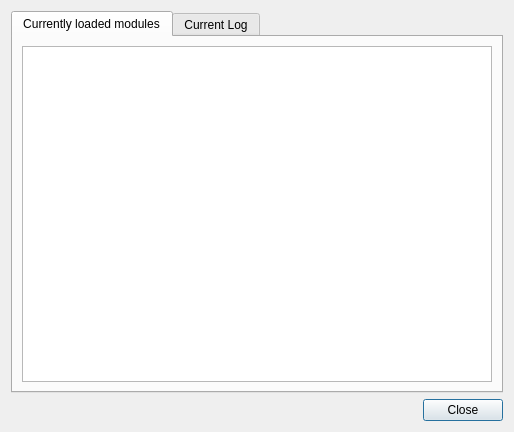
<?xml version="1.0" encoding="UTF-8"?>
<ui version="4.0">
 <class>StatusWindowBase</class>
 <widget class="QDialog" name="StatusWindowBase">
  <property name="geometry">
   <rect>
    <x>0</x>
    <y>0</y>
    <width>514</width>
    <height>432</height>
   </rect>
  </property>
  <property name="windowTitle">
   <string>Current GRAIPE status</string>
  </property>
  <layout class="QVBoxLayout" name="verticalLayout">
   <item>
    <widget class="QTabWidget" name="tabWidget">
     <property name="currentIndex">
      <number>0</number>
     </property>
     <widget class="QWidget" name="tabStatus">
      <attribute name="title">
       <string>Currently loaded modules</string>
      </attribute>
      <layout class="QGridLayout" name="gridLayout_2">
       <item row="0" column="0">
        <widget class="QTextEdit" name="txtStatus">
         <property name="lineWrapMode">
          <enum>QTextEdit::NoWrap</enum>
         </property>
         <property name="readOnly">
          <bool>true</bool>
         </property>
        </widget>
       </item>
      </layout>
     </widget>
     <widget class="QWidget" name="tabLog">
      <attribute name="title">
       <string>Current Log</string>
      </attribute>
      <layout class="QGridLayout" name="gridLayout">
       <item row="0" column="0">
        <widget class="QTextEdit" name="txtLog">
         <property name="font">
          <font>
           <family>Courier New</family>
           <pointsize>11</pointsize>
          </font>
         </property>
         <property name="lineWrapMode">
          <enum>QTextEdit::NoWrap</enum>
         </property>
         <property name="readOnly">
          <bool>true</bool>
         </property>
        </widget>
       </item>
      </layout>
     </widget>
    </widget>
   </item>
   <item>
    <layout class="QHBoxLayout" name="horizontalLayout">
     <item>
      <spacer name="horizontalSpacer">
       <property name="orientation">
        <enum>Qt::Horizontal</enum>
       </property>
       <property name="sizeHint" stdset="0">
        <size>
         <width>408</width>
         <height>20</height>
        </size>
       </property>
      </spacer>
     </item>
     <item>
      <widget class="QPushButton" name="btnClose">
       <property name="text">
        <string>Close</string>
       </property>
      </widget>
     </item>
    </layout>
   </item>
  </layout>
 </widget>
 <resources/>
 <connections/>
</ui>
